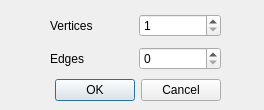
<?xml version="1.0" encoding="UTF-8"?>
<ui version="4.0">
 <class>GGeneratorVE</class>
 <widget class="QDialog" name="GGeneratorVE">
  <property name="geometry">
   <rect>
    <x>0</x>
    <y>0</y>
    <width>264</width>
    <height>110</height>
   </rect>
  </property>
  <property name="windowTitle">
   <string>Dialog</string>
  </property>
  <property name="sizeGripEnabled">
   <bool>false</bool>
  </property>
  <widget class="QDialogButtonBox" name="buttonBox">
   <property name="geometry">
    <rect>
     <x>0</x>
     <y>70</y>
     <width>221</width>
     <height>41</height>
    </rect>
   </property>
   <property name="orientation">
    <enum>Qt::Horizontal</enum>
   </property>
   <property name="standardButtons">
    <set>QDialogButtonBox::Cancel|QDialogButtonBox::Ok</set>
   </property>
  </widget>
  <widget class="QWidget" name="layoutWidget">
   <property name="geometry">
    <rect>
     <x>50</x>
     <y>10</y>
     <width>171</width>
     <height>66</height>
    </rect>
   </property>
   <layout class="QVBoxLayout" name="verticalLayout_2">
    <item>
     <layout class="QHBoxLayout" name="horizontalLayout">
      <item>
       <widget class="QLabel" name="label">
        <property name="text">
         <string>Vertices</string>
        </property>
       </widget>
      </item>
      <item>
       <widget class="QSpinBox" name="spinBox_2">
        <property name="minimum">
         <number>1</number>
        </property>
        <property name="maximum">
         <number>30</number>
        </property>
       </widget>
      </item>
     </layout>
    </item>
    <item>
     <layout class="QHBoxLayout" name="horizontalLayout_2">
      <item>
       <widget class="QLabel" name="label_2">
        <property name="text">
         <string>Edges</string>
        </property>
       </widget>
      </item>
      <item>
       <widget class="QSpinBox" name="spinBox">
        <property name="maximum">
         <number>1</number>
        </property>
        <property name="value">
         <number>0</number>
        </property>
       </widget>
      </item>
     </layout>
    </item>
   </layout>
  </widget>
 </widget>
 <resources/>
 <connections>
  <connection>
   <sender>buttonBox</sender>
   <signal>accepted()</signal>
   <receiver>GGeneratorVE</receiver>
   <slot>accept()</slot>
   <hints>
    <hint type="sourcelabel">
     <x>248</x>
     <y>254</y>
    </hint>
    <hint type="destinationlabel">
     <x>157</x>
     <y>274</y>
    </hint>
   </hints>
  </connection>
  <connection>
   <sender>buttonBox</sender>
   <signal>rejected()</signal>
   <receiver>GGeneratorVE</receiver>
   <slot>reject()</slot>
   <hints>
    <hint type="sourcelabel">
     <x>316</x>
     <y>260</y>
    </hint>
    <hint type="destinationlabel">
     <x>286</x>
     <y>274</y>
    </hint>
   </hints>
  </connection>
  <connection>
   <sender>spinBox_2</sender>
   <signal>valueChanged(int)</signal>
   <receiver>GGeneratorVE</receiver>
   <slot>update()</slot>
   <hints>
    <hint type="sourcelabel">
     <x>178</x>
     <y>25</y>
    </hint>
    <hint type="destinationlabel">
     <x>131</x>
     <y>54</y>
    </hint>
   </hints>
  </connection>
 </connections>
</ui>
